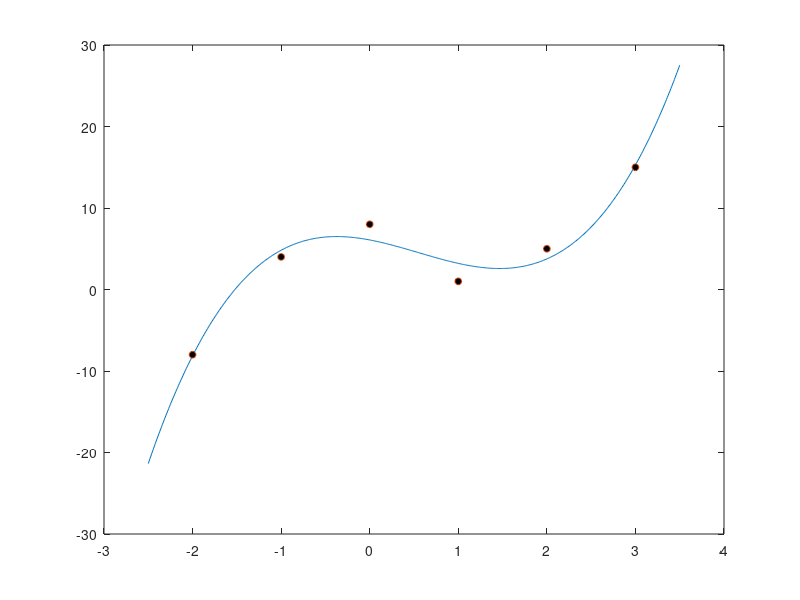

The MATLAB source for this figure:
xi=[-2 -1 0 1 2 3]'
yi=[-8 4 8 1 5 15]'
A=[xi.^3 xi.^2 xi ones(6,1)]
b=yi

x=A\b

f = @(t) x(1)*t.^3+x(2)*t.^2+x(3)*t+x(4);
t = -2.5:.01:3.5;
y = f(t);

plot(t,y,xi,yi,'o','MarkerSize',5,'MarkerFaceColor','black')